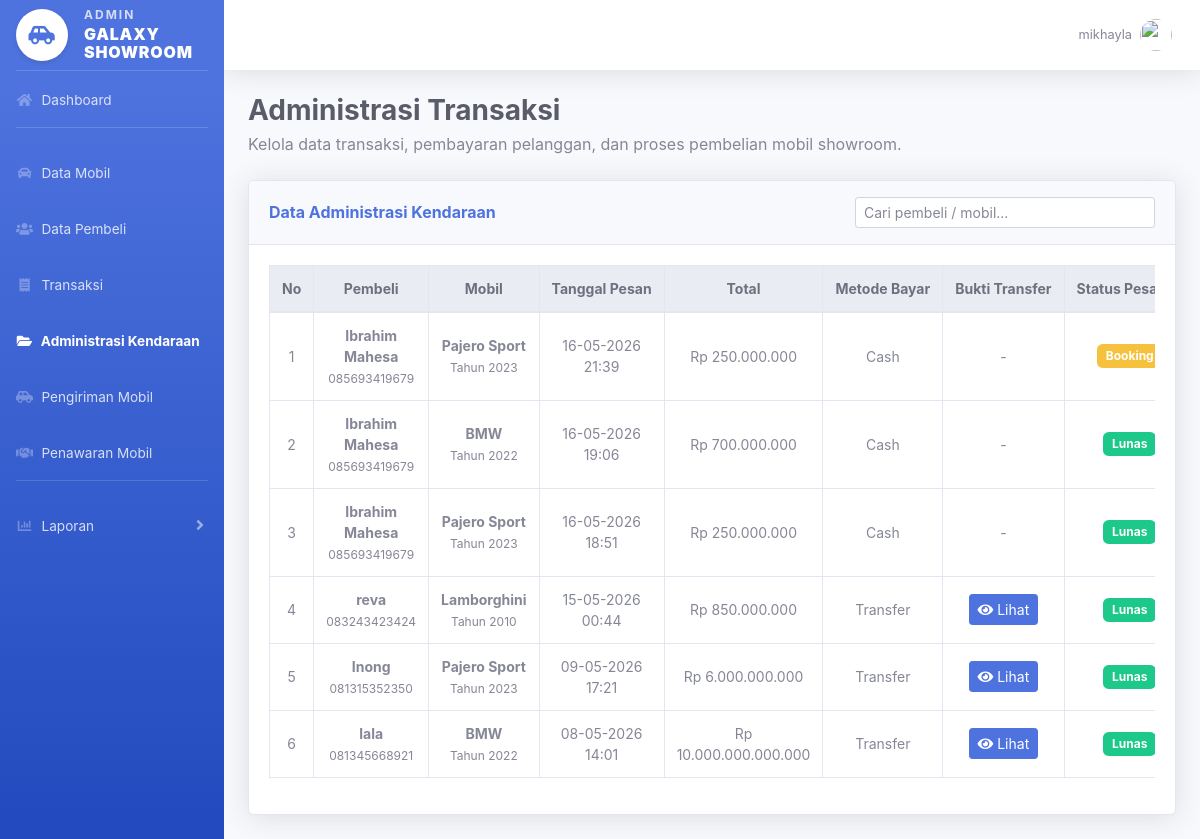
Page /admin/administrasi_kendaraan.php (signed in) on the committed database.
### tables this page shows
CREATE TABLE `pemesanan` (
  `id_pemesanan` int(11) NOT NULL,
  `id_pembeli` int(11) DEFAULT NULL,
  `id_mobil` int(11) DEFAULT NULL,
  `tanggal_pesan` datetime DEFAULT NULL,
  `total_harga` decimal(15,2) DEFAULT NULL,
  `status` enum('booking','dp','lunas','batal') DEFAULT NULL
);

CREATE TABLE `pembeli` (
  `id_pembeli` int(11) NOT NULL,
  `id_user` int(11) DEFAULT NULL,
  `nama` varchar(100) DEFAULT NULL,
  `alamat` text DEFAULT NULL,
  `no_hp` varchar(15) DEFAULT NULL,
  `foto` varchar(255) DEFAULT NULL
);

CREATE TABLE `mobil` (
  `id_mobil` int(11) NOT NULL,
  `id_penjual` int(11) DEFAULT NULL,
  `nama_mobil` varchar(100) DEFAULT NULL,
  `harga` decimal(15,2) DEFAULT NULL,
  `stok` int(11) DEFAULT NULL,
  `status` enum('tersedia','dipesan','terjual') DEFAULT NULL,
  `deskripsi` text NOT NULL,
  `tahun` year(4) NOT NULL,
  `foto` varchar(255) NOT NULL
);

CREATE TABLE `pembayaran` (
  `id_pembayaran` int(11) NOT NULL,
  `id_pemesanan` int(11) DEFAULT NULL,
  `metode_bayar` enum('tunai','transfer') DEFAULT NULL,
  `jumlah` decimal(15,2) DEFAULT NULL,
  `status` enum('pending','verifikasi','diterima') DEFAULT NULL,
  `bukti_pembayaran` varchar(255) NOT NULL
);

### admin/administrasi_kendaraan.php (the view, shortened to what this page needs)
<?php
include "../config/koneksi.php";
$query = mysqli_query($koneksi, "
    SELECT
        p.id_pemesanan,
        p.tanggal_pesan,
        p.total_harga,
        p.status AS status_pemesanan,
        b.nama AS nama_pembeli,
        b.alamat,
        b.no_hp,
        m.nama_mobil,
        m.tahun,
        py.metode_bayar,
        py.bukti_pembayaran
    FROM pemesanan p
    JOIN pembeli b ON p.id_pembeli = b.id_pembeli
    JOIN mobil m ON p.id_mobil = m.id_mobil
    LEFT JOIN pembayaran py ON p.id_pemesanan = py.id_pemesanan
    ORDER BY p.id_pemesanan DESC
");
?>
<!DOCTYPE html>
<html lang="id">
<head>
    <link href="../assets/vendor/fontawesome-free/css/all.min.css" rel="stylesheet">
    <link href="../assets/css/sb-admin-2.min.css" rel="stylesheet">
</head>
<body id="page-top">
<div id="wrapper">
    <?php include "../includes/sidebar_admin.php"; ?>
    <div id="content-wrapper" class="d-flex flex-column">
        <div id="content">
            <?php
            include "../includes/topbar.php";
            ?>
            <div class="container-fluid">
            <div>
                <h1 class="h3 mb-1 text-gray-800 font-weight-bold">
                    Administrasi Transaksi
                </h1>
                <p class="mb-4 text-gray-600">
                    Kelola data transaksi, pembayaran pelanggan, dan proses pembelian mobil showroom.
                </p>
            </div>
                <div class="card shadow mb-4">
                    <div class="card-header py-3 d-flex justify-content-between align-items-center">
                        <h6 class="m-0 font-weight-bold text-primary">
                            Data Administrasi Kendaraan
                        </h6>
                        <input type="text"
                               id="searchInput"
                               class="form-control form-control-sm"
                               style="max-width: 300px;"
                               placeholder="Cari pembeli / mobil..."
                               onkeyup="filterTable()">
                    </div>
                    <div class="card-body">
                        <div class="table-responsive">
                            <table class="table table-bordered table-hover text-center" id="tableAdministrasi" width="100%" cellspacing="0">
                                <thead class="thead-light">
                                    <tr>
                                        <th>No</th>
                                        <th>Pembeli</th>
                                        <th>Mobil</th>
                                        <th>Tanggal Pesan</th>
                                        <th>Total</th>
                                        <th>Metode Bayar</th>
                                        <th>Bukti Transfer</th>
                                        <th>Status Pesanan</th>
                                    </tr>
                                </thead>
                                <tbody>
                                    <?php
                                    $no = 1;
                                    while($row = mysqli_fetch_assoc($query)){
                                        $status = $row['status_pemesanan'];
                                        if($status == "booking"){
                                            $badgePesanan = "warning";
                                            $textPesanan  = "Booking";
                                        } elseif($status == "dp"){
                                            $badgePesanan = "info";
                                            $textPesanan  = "DP";
                                        } elseif($status == "lunas"){
                                            $badgePesanan = "success";
                                            $textPesanan  = "Lunas";
                                        } elseif($status == "batal"){
                                            $badgePesanan = "danger";
                                            $textPesanan  = "Batal";
                                        } else {
                                            $badgePesanan = "secondary";
                                            $textPesanan  = "-";
                                        }
                                        if($row['metode_bayar'] == "transfer"){
                                            $metode = "Transfer";
                                        } else {
                                            $metode = "Cash";
                                        }
                                    ?>
                                    <tr>
                                        <td><?= $no++; ?></td>
                                        <td>
                                            <strong><?= htmlspecialchars($row['nama_pembeli']); ?></strong><br>
                                            <small class="small-text">
                                                <?= htmlspecialchars($row['no_hp'] ?? '-'); ?>
                                            </small>
                                        </td>
                                        <td>
                                            <strong><?= htmlspecialchars($row['nama_mobil']); ?></strong><br>
                                            <small class="small-text">
                                                Tahun <?= htmlspecialchars($row['tahun']); ?>
                                            </small>
                                        </td>
                                        <td>
                                            <?= date('d-m-Y H:i', strtotime($row['tanggal_pesan'])); ?>
                                        </td>
                                        <td>
                                            Rp <?= number_format($row['total_harga'], 0, ',', '.'); ?>
                                        </td>
                                        <td>
                                            <?= $metode; ?>
                                        </td>
                                        <td>
                                            <?php if($row['metode_bayar'] == "transfer"){ ?>
                                                <?php if(!empty($row['bukti_pembayaran'])){ ?>
                                                    <a href="../uploads/<?= htmlspecialchars($row['bukti_pembayaran']); ?>"
                                                       target="_blank"
                                                       class="btn btn-sm btn-primary">
                                                        <i class="fas fa-eye"></i> Lihat
                                                    </a>
                                                <?php } else { ?>
                                                    <span class="text-danger">Belum Upload</span>
                                                <?php } ?>
                                            <?php } else { ?>
                                                -
                                            <?php } ?>
                                        </td>
                                        <td>
                                            <span class="badge badge-<?= $badgePesanan; ?>">
                                                <?= $textPesanan; ?>
                                            </span>
                                        </td>
                                    </tr>
                                    <?php } ?>
                                </tbody>
                            </table>
                        </div>
                    </div>
                </div>
            </div>
        </div>
    </div>
</div>
</body>
</html>

### admin/administrasi_kendaraan.php (style rules this page uses)
.table td { vertical-align: middle; font-size: 14px; }
.table th { font-size: 14px; white-space: nowrap; }
.badge { font-size: 12px; padding: 6px 9px; }
.small-text { font-size: 12px; color: #858796; }

### rows in the picture
pemesanan: id_pembeli.nama "Ibrahim Mahesa", id_pembeli.no_hp "085693419679", id_mobil.nama_mobil "Pajero Sport", id_mobil.tahun "2023", tanggal_pesan "16-05-2026 21:39", total_harga "250.000.000", metode "Cash", status "Booking"
pemesanan: id_pembeli.nama "Ibrahim Mahesa", id_pembeli.no_hp "085693419679", id_mobil.nama_mobil "BMW", id_mobil.tahun "2022", tanggal_pesan "16-05-2026 19:06", total_harga "700.000.000", metode "Cash", status "Lunas"
pemesanan: id_pembeli.nama "Ibrahim Mahesa", id_pembeli.no_hp "085693419679", id_mobil.nama_mobil "Pajero Sport", id_mobil.tahun "2023", tanggal_pesan "16-05-2026 18:51", total_harga "250.000.000", pembayaran.metode_bayar "Cash", status "Lunas"
pemesanan: id_pembeli.nama "reva", id_pembeli.no_hp "083243423424", id_mobil.nama_mobil "Lamborghini", id_mobil.tahun "2010", tanggal_pesan "15-05-2026 00:44", total_harga "850.000.000", pembayaran.metode_bayar "Transfer", status "Lunas"
pemesanan: id_pembeli.nama "Inong", id_pembeli.no_hp "081315352350", id_mobil.nama_mobil "Pajero Sport", id_mobil.tahun "2023", tanggal_pesan "09-05-2026 17:21", total_harga "6.000.000.000", pembayaran.metode_bayar "Transfer", status "Lunas"
pemesanan: id_pembeli.nama "lala", id_pembeli.no_hp "081345668921", id_mobil.nama_mobil "BMW", id_mobil.tahun "2022", tanggal_pesan "08-05-2026 14:01", total_harga "10.000.000.000.000", pembayaran.metode_bayar "Transfer", status "Lunas"

### other values in the picture
$username "mikhayla"
